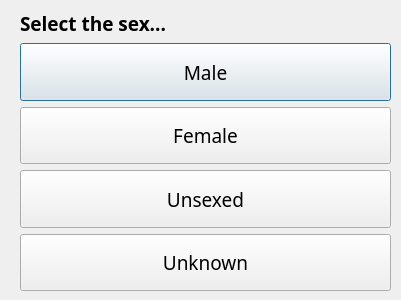
<?xml version="1.0" encoding="UTF-8"?>
<ui version="4.0">
 <class>sexSelUnknownDlg</class>
 <widget class="QDialog" name="sexSelUnknownDlg">
  <property name="geometry">
   <rect>
    <x>0</x>
    <y>0</y>
    <width>401</width>
    <height>300</height>
   </rect>
  </property>
  <property name="windowTitle">
   <string>Dialog</string>
  </property>
  <widget class="QWidget" name="verticalLayoutWidget">
   <property name="geometry">
    <rect>
     <x>20</x>
     <y>10</y>
     <width>371</width>
     <height>281</height>
    </rect>
   </property>
   <layout class="QVBoxLayout" name="verticalLayout">
    <item>
     <widget class="QLabel" name="label">
      <property name="font">
       <font>
        <family>Arial Black</family>
        <pointsize>14</pointsize>
        <weight>75</weight>
        <bold>true</bold>
       </font>
      </property>
      <property name="text">
       <string>Select the sex...</string>
      </property>
     </widget>
    </item>
    <item>
     <widget class="QPushButton" name="maleBtn">
      <property name="sizePolicy">
       <sizepolicy hsizetype="Minimum" vsizetype="MinimumExpanding">
        <horstretch>0</horstretch>
        <verstretch>0</verstretch>
       </sizepolicy>
      </property>
      <property name="minimumSize">
       <size>
        <width>165</width>
        <height>50</height>
       </size>
      </property>
      <property name="font">
       <font>
        <family>Arial Black</family>
        <pointsize>14</pointsize>
       </font>
      </property>
      <property name="text">
       <string>Male</string>
      </property>
     </widget>
    </item>
    <item>
     <widget class="QPushButton" name="femaleBtn">
      <property name="sizePolicy">
       <sizepolicy hsizetype="Minimum" vsizetype="MinimumExpanding">
        <horstretch>0</horstretch>
        <verstretch>0</verstretch>
       </sizepolicy>
      </property>
      <property name="minimumSize">
       <size>
        <width>165</width>
        <height>50</height>
       </size>
      </property>
      <property name="font">
       <font>
        <family>Arial Black</family>
        <pointsize>14</pointsize>
       </font>
      </property>
      <property name="text">
       <string>Female</string>
      </property>
     </widget>
    </item>
    <item>
     <widget class="QPushButton" name="unsexedBtn">
      <property name="sizePolicy">
       <sizepolicy hsizetype="Minimum" vsizetype="MinimumExpanding">
        <horstretch>0</horstretch>
        <verstretch>0</verstretch>
       </sizepolicy>
      </property>
      <property name="minimumSize">
       <size>
        <width>165</width>
        <height>50</height>
       </size>
      </property>
      <property name="font">
       <font>
        <family>Arial Black</family>
        <pointsize>14</pointsize>
       </font>
      </property>
      <property name="text">
       <string>Unsexed</string>
      </property>
     </widget>
    </item>
    <item>
     <widget class="QPushButton" name="unknownBtn">
      <property name="sizePolicy">
       <sizepolicy hsizetype="Minimum" vsizetype="MinimumExpanding">
        <horstretch>0</horstretch>
        <verstretch>0</verstretch>
       </sizepolicy>
      </property>
      <property name="minimumSize">
       <size>
        <width>165</width>
        <height>50</height>
       </size>
      </property>
      <property name="font">
       <font>
        <family>Arial Black</family>
        <pointsize>14</pointsize>
       </font>
      </property>
      <property name="text">
       <string>Unknown</string>
      </property>
     </widget>
    </item>
   </layout>
  </widget>
 </widget>
 <resources/>
 <connections/>
</ui>
